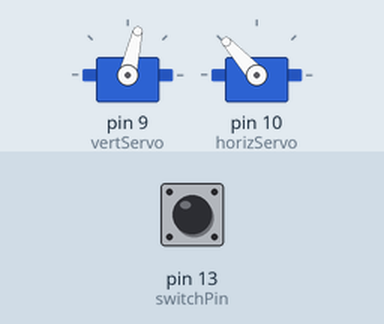
A sketch run on a simulated Arduino Uno, built with avr-gcc and run on an emulated ATmega328P. On the bench: 2 × servo. Inputs (shaded band) come from the test bench; at power-on: pin 13 (switchPin) HIGH.

Above: at 1.2 s.
1.3 s: pin 13 (switchPin) pulled LOW for 1 s
At 2.1 s:
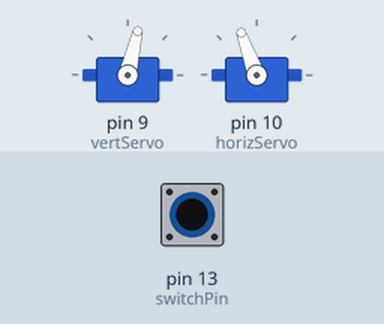
Timing chart, 0 to 4.3 s (numbered marks = the images above; inputs shaded):
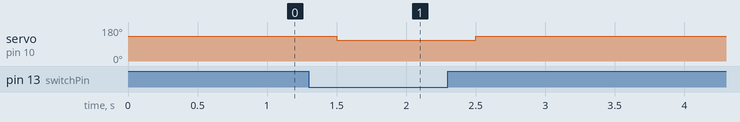

Measured:
- after the input at 1.3 s, servo on pin 10 (horizServo): 132° → 110° after 0.20 s, → 132° 1.0 s later

The sketch:

BBCalib.ino
```cpp
#include <avr/pgmspace.h>
#include <Servo.h>

#define switchPin 13

#define hMax 2600
#define hMin 530

#define vMax 2600
#define vMin 530


//#define vMax 1900
//#define vMin 650

uint8_t debounce = 0 ; // debounce count for button
uint8_t buttonStatus = 0;
#define PRESS 1
#define CHANGED 2

uint8_t state = 0;
uint16_t loopCount = 0;

// store position in a single byte, hign nibble is horiz position (0-F), low nibble is vert position (0-F)

const uint8_t servoPositions[] PROGMEM = {0xC7, 0xA7, 0x87, 0x75, 0x54, 0x33, 0x22, 0x11, 0x00,
                                                0x20, 0x22, 0x24, 0x26, 0x28, 0x2A, 0x2C, 0x2F,
                                                0x4F, 0x4C, 0x4A, 0x48, 0x46, 0x44, 0x42, 0x40,
                                                0x60, 0x62, 0x64, 0x66, 0x68, 0x6A, 0x6C, 0x6F,
                                                0x8F, 0x8C, 0x8A, 0x88, 0x86, 0x84, 0x82, 0x80,
                                                0xA0, 0xA2, 0xA4, 0xA6, 0xA8, 0xAA, 0xAC, 0xAE,
                                                0xCE, 0xCC, 0xCA, 0xC8, 0xC6, 0xC4, 0xC2, 0xC1,
                                                0xD2, 0xD3, 0xD4, 0xD6, 0xD8, 0xDA, 0xDB, 0xDC,
                                                0xCC, 0xBB, 0xA9, 0xA8, 0xA7, 0xB7, 0xC7};

Servo vertServo;
Servo horizServo;

void setup() {
  digitalWrite(switchPin, HIGH);
  vertServo.attach(9,vMin,vMax);
  horizServo.attach(10,hMin,hMax);
  moveEm(1);
}

void loop() {
  delay(100);
  if (!digitalRead(switchPin)) {
    if (debounce != 5) debounce += 1;
  } else {
    if (debounce != 0) debounce -= 1;
  }
  if ((debounce >= 3) && !(buttonStatus & PRESS)) buttonStatus = PRESS | CHANGED; // was off now on, so switch on and flag (bit 2)
  if ((debounce < 2 ) && (buttonStatus & PRESS)) buttonStatus = CHANGED; // was on now off, so switch on and flag (bit 2)

  if (buttonStatus & CHANGED) {
    buttonStatus &= ~CHANGED;  // switch off change flag
    if (buttonStatus & PRESS) {
      if (state == 0) {
        state = 1;
        loopCount = 0;
        moveEm(2); // signal start
        delay(1000);
        moveEm(1);
      } else {
        state = 0;
        moveEm(1);
      }
    }
  }

  loopCount += 1;
  if ((state == 1) && (loopCount == 600)) {
    loopCount = 0;
    state = 2;
    moveEm(state);
  }
  if ((state > 1) && (loopCount == 50)) {
    state += 1;
    loopCount = 0;
    if (state == 72) {
      state = 0;
      moveEm(1);
    } else {
      moveEm(state);
    }
  }
}

void moveEm(uint8_t moveTo) {
  uint8_t readByte = pgm_read_byte_near(servoPositions + moveTo - 1);
  uint8_t hPos = readByte >> 4;
  uint8_t vPos = readByte & 0x0F;
  vertServo.write(vPos * 11);
  horizServo.write(hPos * 11);
}
```
